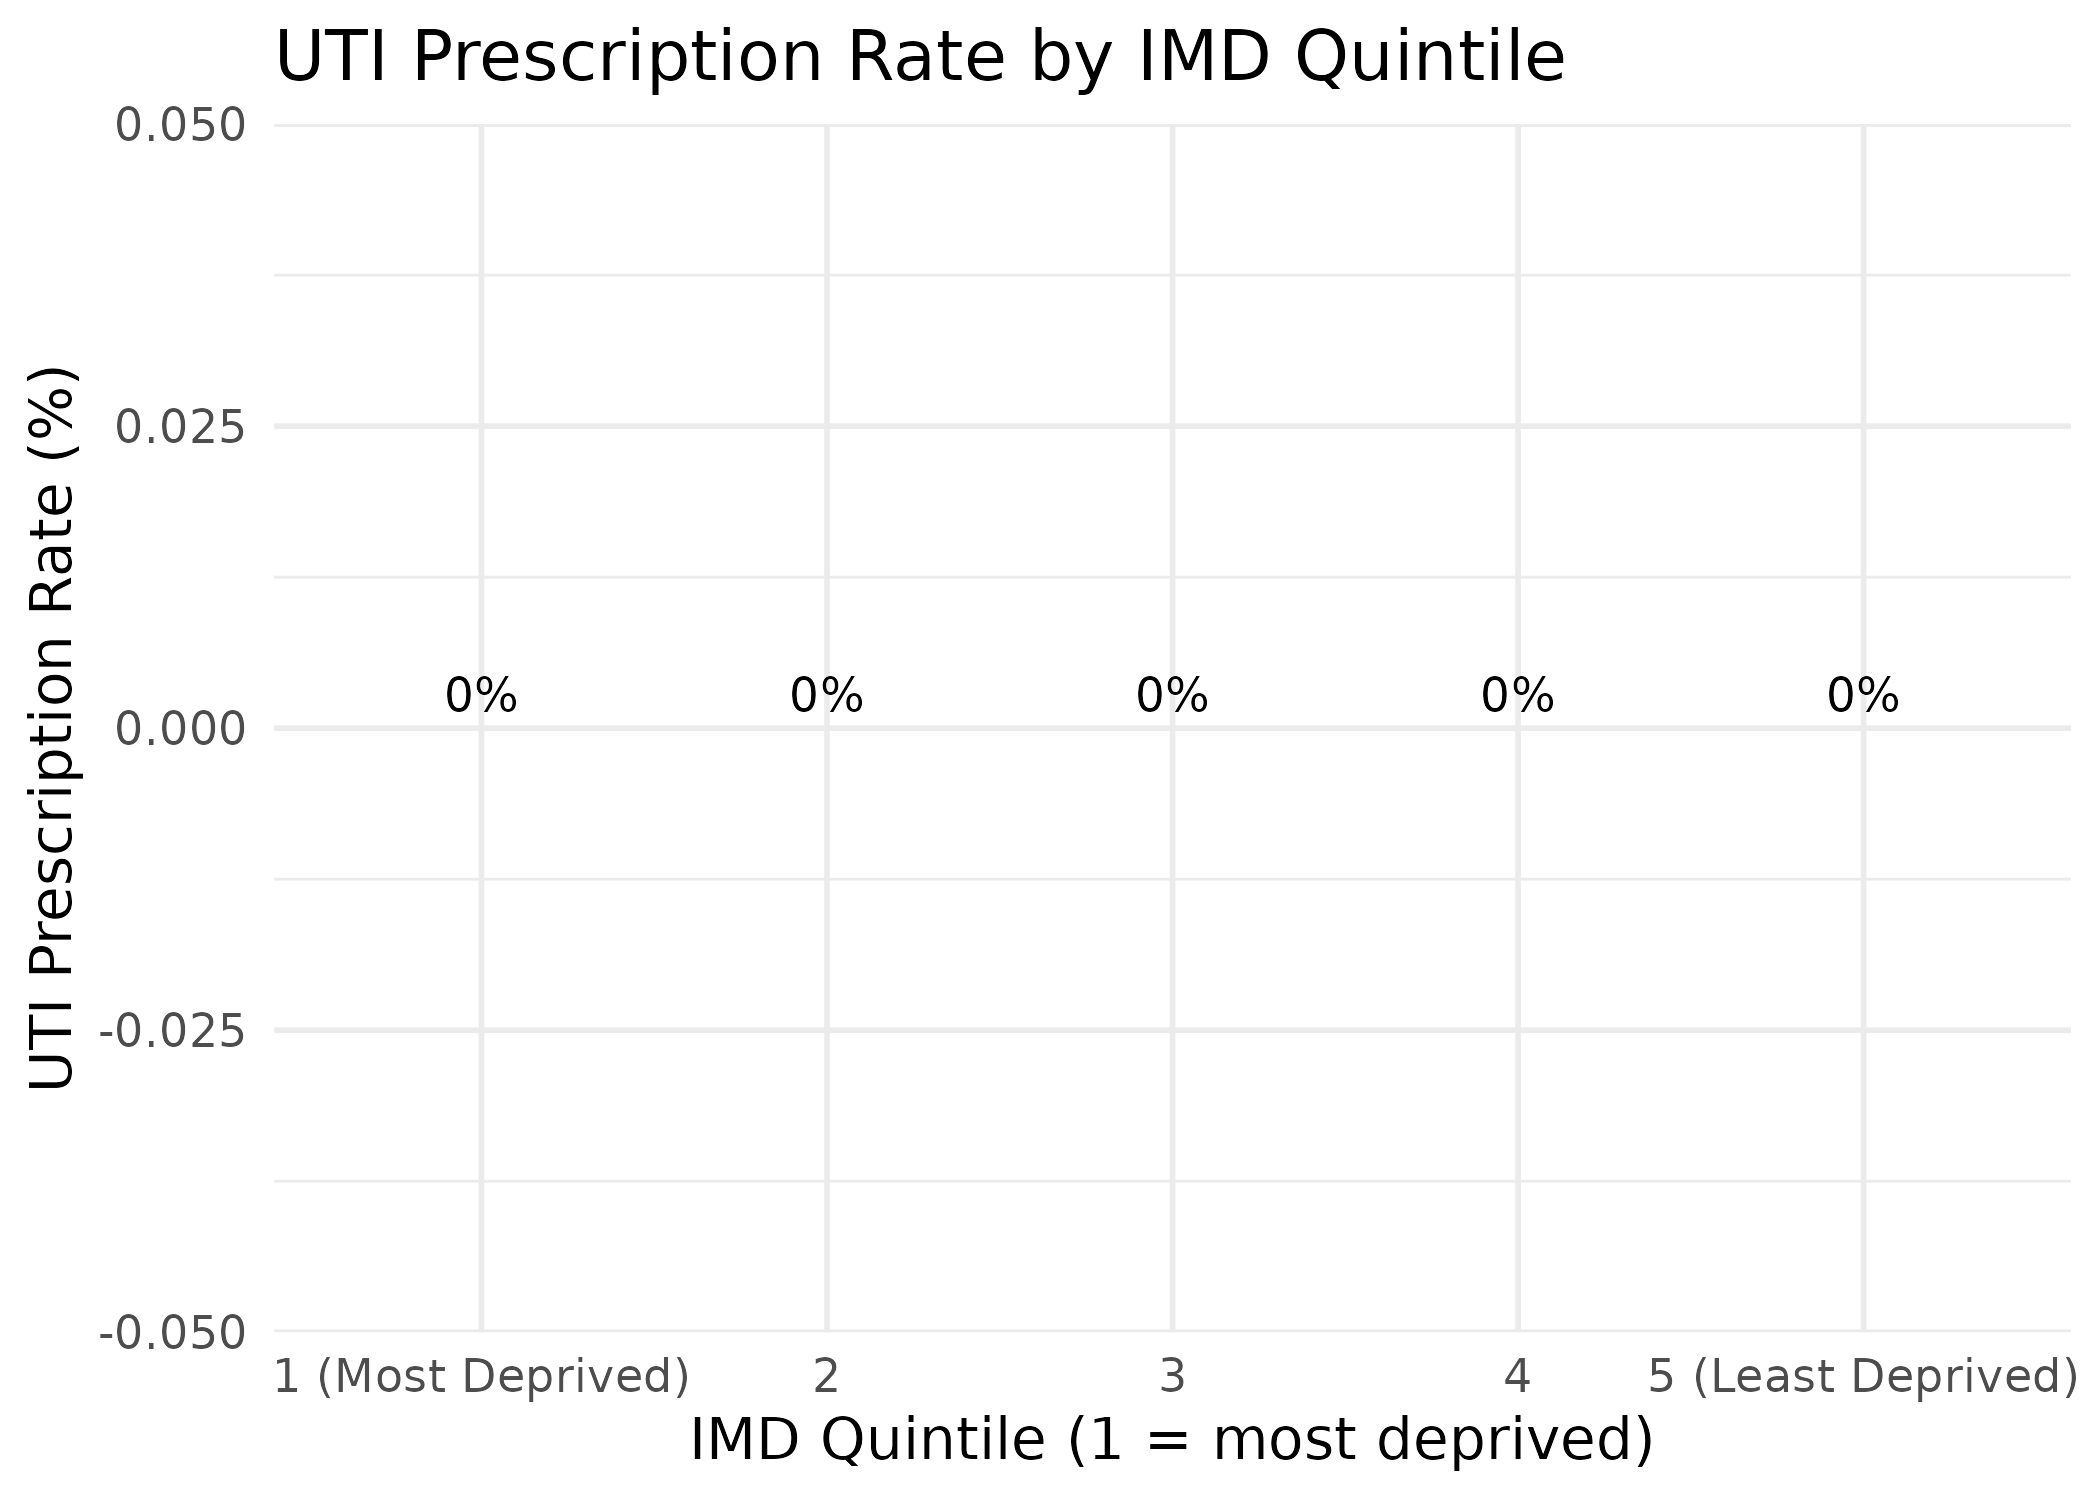

Write R code to recreate this figure.
library(tidyverse)

df_input <- read_csv(
  here::here("results_Arnaud", "dummy_dataset_Arnaud.csv.gz"),
  col_types = cols(
    patient_id = col_integer(),
    age = col_double()
  )
)
# Assuming you have a column for UTI prescription (e.g., uti_prescription, antibiotic_uti, or similar)
# Replace "uti_prescription" with your actual column name
plot_uti_imd <- df_input %>%
  filter(factor(imd)!= "Missing")%>%
  group_by(imd) %>%
  summarise(
    total_patients = n(),
    uti_prescriptions = sum(numerator_gp_medication_uti, na.rm = TRUE),  # Replace with your column name
    prescription_rate = uti_prescriptions / total_patients * 100
  ) %>%
  ggplot(aes(x = factor(imd), y = prescription_rate)) +
  geom_col(fill = "steelblue") +
  labs(
    title = "UTI Prescription Rate by IMD Quintile",
    x = "IMD Quintile (1 = most deprived)",
    y = "UTI Prescription Rate (%)"
  ) +
  theme_minimal(base_size = 14) +
  geom_text(aes(label = paste0(round(prescription_rate, 1), "%")), 
    vjust = -0.5, 
    size = 4)

ggsave(
  plot = plot_uti_imd,
  filename = "imd_uti_prescribing.png",
  path = here::here("results_Arnaud"),
  width = 7,
  height = 5,
  dpi = 300
)
